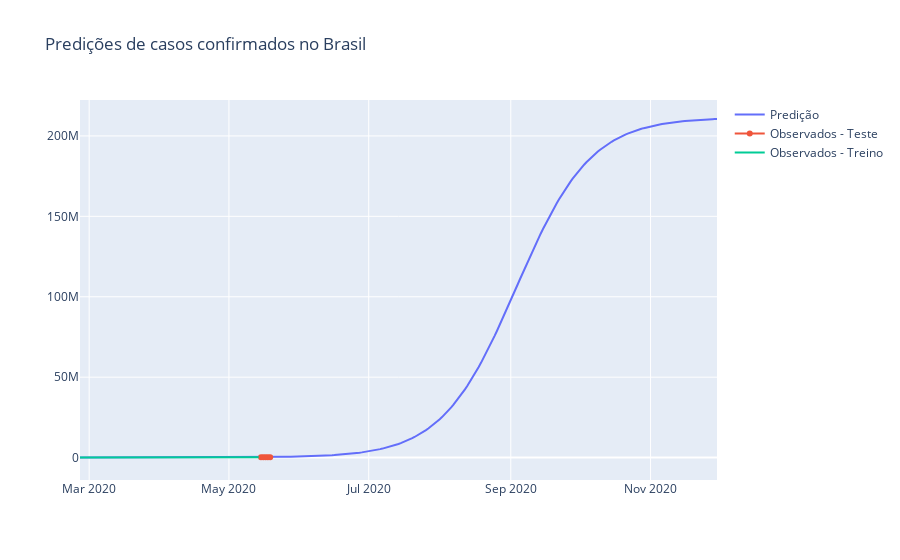

Notebook source saved alongside this figure:
### Code cell
fig = go.Figure()

fig.add_trace(go.Scatter(x=forecast.ds, y=forecast.yhat, name='Predição'))
fig.add_trace(go.Scatter(x=test.index, y=test, name='Observados - Teste'))
fig.add_trace(go.Scatter(x=train.ds, y=train.y, name='Observados - Treino'))
fig.update_layout(title='Predições de casos confirmados no Brasil')
fig.show()
